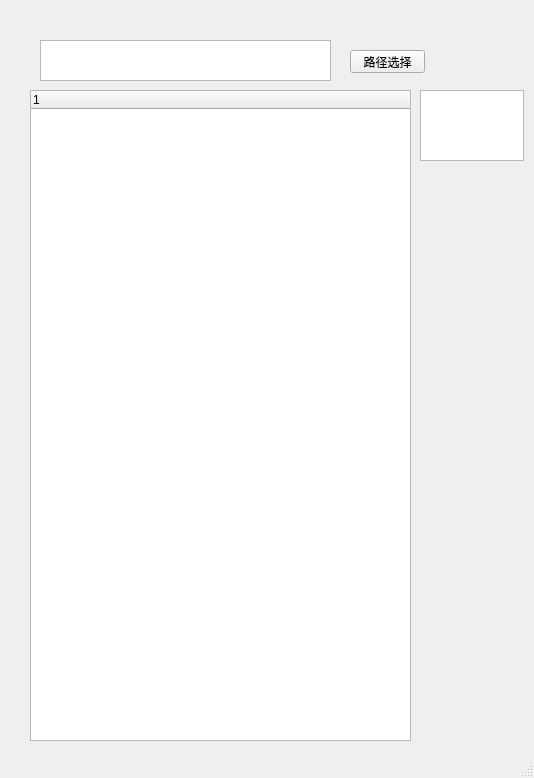
<?xml version="1.0" encoding="UTF-8"?>
<ui version="4.0">
 <class>MainWindow</class>
 <widget class="QMainWindow" name="MainWindow">
  <property name="geometry">
   <rect>
    <x>0</x>
    <y>0</y>
    <width>534</width>
    <height>778</height>
   </rect>
  </property>
  <property name="windowTitle">
   <string>零一文档</string>
  </property>
  <widget class="QWidget" name="centralwidget">
   <widget class="QTreeWidget" name="treeWidget">
    <property name="geometry">
     <rect>
      <x>30</x>
      <y>90</y>
      <width>381</width>
      <height>651</height>
     </rect>
    </property>
    <column>
     <property name="text">
      <string notr="true">1</string>
     </property>
    </column>
   </widget>
   <widget class="QPushButton" name="pushButton">
    <property name="geometry">
     <rect>
      <x>350</x>
      <y>50</y>
      <width>75</width>
      <height>23</height>
     </rect>
    </property>
    <property name="text">
     <string>路径选择</string>
    </property>
   </widget>
   <widget class="QTextBrowser" name="textBrowser">
    <property name="geometry">
     <rect>
      <x>40</x>
      <y>40</y>
      <width>291</width>
      <height>41</height>
     </rect>
    </property>
    <property name="font">
     <font>
      <family>新宋体</family>
      <pointsize>12</pointsize>
     </font>
    </property>
   </widget>
   <widget class="QTextEdit" name="textEdit">
    <property name="geometry">
     <rect>
      <x>420</x>
      <y>90</y>
      <width>104</width>
      <height>71</height>
     </rect>
    </property>
   </widget>
  </widget>
  <widget class="QMenuBar" name="menubar">
   <property name="geometry">
    <rect>
     <x>0</x>
     <y>0</y>
     <width>534</width>
     <height>22</height>
    </rect>
   </property>
  </widget>
  <widget class="QStatusBar" name="statusbar"/>
 </widget>
 <resources/>
 <connections/>
</ui>
